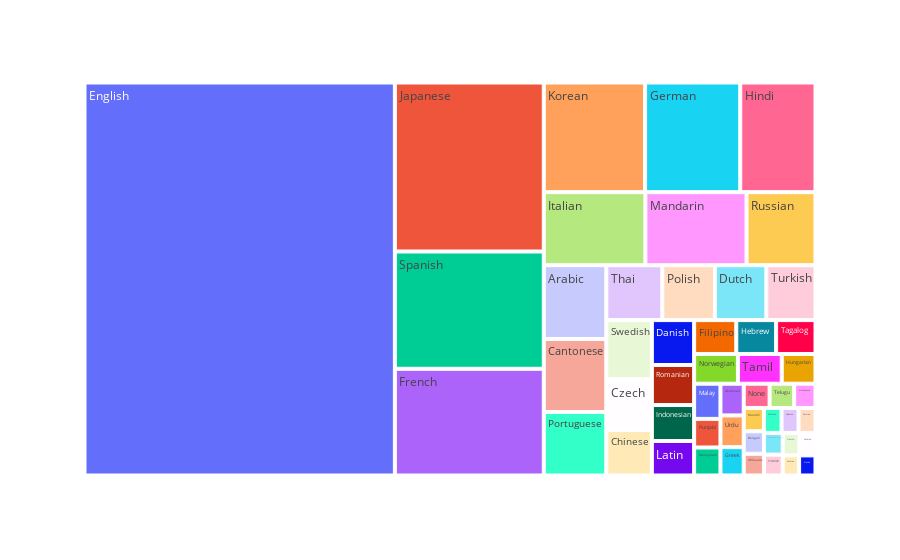

Write notebook code for a chart like this one.
### Code cell
px.treemap(data_frame=lang_df, path=['language'], values='col')

### Figure 1 — Plotly figure (JSON) as saved in the notebook; plotly's stock layout.template omitted (floating-point values rounded to 4 significant figures)
{"data": [{"branchvalues": "total", "domain": {"x": [0, 1], "y": [0, 1]}, "hovertemplate": "labels=%{label}<br>col=%{value}<br>parent=%{parent}<br>id=%{id}<extra></extra>", "ids": ["Afrikaans", "AmericanSignLanguage", "Arabic", "Bengali", "Cantonese", "Catalan", "Chinese", "Czech", "Danish", "Dutch", "English", "Filipino", "Finnish", "French", "German", "Greek", "Hebrew", "Hindi", "Hokkien", "Hungarian", "Indonesian", "Italian", "Japanese", "Korean", "Latin", "Malay", "Malayalam", "Mandarin", "Marathi", "MinNan", "None", "Norwegian", "Persian", "Polish", "Portuguese", "Punjabi", "Romanian", "Russian", "Serbian", "Slovak", "Spanish", "Swedish", "Tagalog", "Tamil", "Telugu", "Thai", "Turkish", "Ukrainian", "Urdu", "Vietnamese", "Yiddish"], "labels": ["Afrikaans", "AmericanSignLanguage", "Arabic", "Bengali", "Cantonese", "Catalan", "Chinese", "Czech", "Danish", "Dutch", "English", "Filipino", "Finnish", "French", "German", "Greek", "Hebrew", "Hindi", "Hokkien", "Hungarian", "Indonesian", "Italian", "Japanese", "Korean", "Latin", "Malay", "Malayalam", "Mandarin", "Marathi", "MinNan", "None", "Norwegian", "Persian", "Polish", "Portuguese", "Punjabi", "Romanian", "Russian", "Serbian", "Slovak", "Spanish", "Swedish", "Tagalog", "Tamil", "Telugu", "Thai", "Turkish", "Ukrainian", "Urdu", "Vietnamese", "Yiddish"], "name": "", "parents": ["", "", "", "", "", "", "", "", "", "", "", "", "", "", "", "", "", "", "", "", "", "", "", "", "", "", "", "", "", "", "", "", "", "", "", "", "", "", "", "", "", "", "", "", "", "", "", "", "", "", ""], "type": "treemap", "values": [28, 26, 294, 29, 291, 23, 132, 148, 121, 180, 7774, 91, 24, 1013, 665, 42, 86, 526, 27, 64, 97, 473, 1604, 708, 93, 59, 47, 471, 30, 28, 40, 83, 27, 184, 253, 48, 108, 321, 21, 21, 1113, 171, 85, 83, 38, 196, 172, 47, 47, 33, 25]}], "layout": {"legend": {"tracegroupgap": 0}, "margin": {"t": 60}}}
